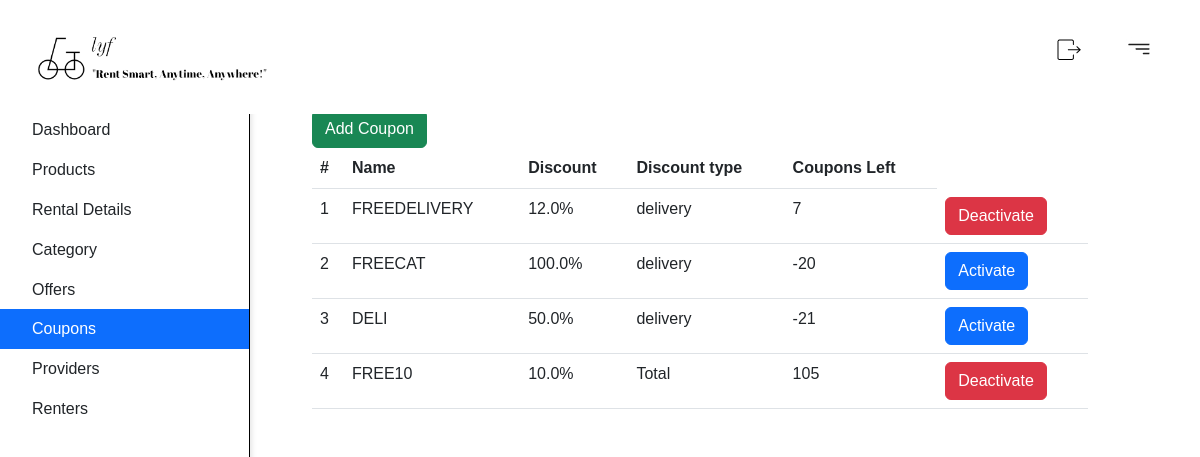
The app's page /coupons_page (signed in) with its own data.
### adminPanel/models.py (models this page shows, shortened)
class coupons(models.Model):
    name=models.CharField(max_length=30,null=False)
    num=models.BigIntegerField(default=25)
    COUPON_CHOICE = [
        ('delivery','delivery'),
        ('caution','caution'),
        ('Total','Total'),
    ]
    coupon_type=models.CharField(max_length=30, choices=COUPON_CHOICE, blank=True)
    discount=models.FloatField(null=False)
    created=models.DateTimeField(auto_now_add=True)
    is_active=models.BooleanField(default=True)

### adminPanel/views.py (the view)
    def wrapper(request, *args, **kwargs):
        if request.user.is_authenticated and request.user.is_staff:
            return view_func(request, *args, **kwargs)
        else:
            return HttpResponseForbidden("You don't have permission to access this page.")

### adminPanel/views.py (called while the page is built)
def admin_access_required(view_func):
    def wrapper(request, *args, **kwargs):
        if request.user.is_authenticated and request.user.is_staff:
            return view_func(request, *args, **kwargs)
        else:
            return HttpResponseForbidden("You don't have permission to access this page.")
    return wrapper

@admin_access_required
def coupons_page(request):
    cop=coupons.objects.all()
    return render(request,'adminPanel/admin_coupons.html',{'cop':cop})

### templates/adminPanel/admin_coupons.html (shortened to what this page needs)
{% load static %}
<!DOCTYPE html>
<html lang="en">
<head>
    <link href="https://cdn.jsdelivr.net/npm/bootstrap@5.3.0/dist/css/bootstrap.min.css" rel="stylesheet" >
    <link rel="stylesheet" type="text/css" href="{% static 'style.css' %}">
</head>
<body>
    <nav>
        <div class="nav-left">
            <a href=""><img src="{% static 'image/logo.png' %}" class="logo"></a>
        </div>
        <div class="nav-right">
            <ul>
                <li><a href="{%url 'user:perform_logout' %}"><img src="{% static 'image/logout.jpg' %}"></a></li>
                <li><a href=""><img src="{% static 'image/FilterRight.jpg' %}"></a></li>
            </ul>
        </div>
    </nav>
    {% block content %}
    <div id="sidebarMenu" class="sidebar bg-white">
        <div class="position-sticky">
            <div class="list-group list-group-flush">
                <a href="{% url 'adminPanel:adminPanel' %}" class="list-group-item list-group-item-action py-2 ripple">
                    <span>Dashboard</span>
                </a>
                <a href="{% url 'adminPanel:adminProducts' %}" class="list-group-item list-group-item-action py-2 ripple ">
                    <span>Products</span>
                </a>
                <a href="{% url 'order:rental_management' %}" class="list-group-item list-group-item-action py-2 ripple">
                    <span>Rental Details</span>
                </a>
                <a href="{% url 'adminPanel:adminCategory' %}" class="list-group-item list-group-item-action py-2 ripple">
                    <span>Category</span>
                </a>
                <a href="{% url 'adminPanel:user_offers' %}" class="list-group-item list-group-item-action py-2 ripple">
                    <span>Offers</span>
                </a>
                <a href="{% url 'adminPanel:coupons_page' %}" class="list-group-item list-group-item-action py-2 ripple active">
                    <span>Coupons</span>
                </a>
                <a href="{% url 'adminPanel:providerList' %}" class="list-group-item list-group-item-action py-2 ripple">
                    <span>Providers</span>
                </a>
                <a href="{% url 'adminPanel:renterList' %}" class="list-group-item list-group-item-action py-2 ripple">
                    <span>Renters</span>
                </a>
            </div>
        </div>
    </div>
    <div id="productContent" class="container d-flex flex-column" style="max-width: 800px; height: 500px; margin-top: 110px; margin-left: 300px;">
        <form class="form-inline ">
            <a href="{% url 'adminPanel:add_coupons' %}" class="btn btn-success">Add Coupon</a>
        </form>
        <table class="table">
            <thead>
                <tr>
                    <th>#</th>
                    <th>Name</th>
                    <th>Discount</th>
                    <th>Discount type</th>
                    <th>Coupons Left</th>
                </tr>
            </thead>
            <tbody>
                {% for c in cop %}
                <tr>
                    <td>{{ forloop.counter }}</td>
                    <td>{{ c.name }}</td>
                    <td>{{ c.discount }}%</td>
                    <td>{{ c.coupon_type }}</td>
                    <td>{{ c.num }}</td>
                    <td>
                        <form action="{% url 'adminPanel:coupons_activate_deactivate' c.id %}" method="post">
                            {% if c.is_active %}
                                <button type="submit" class="btn btn-danger">Deactivate</button>
                            {% else %}
                                <button type="submit" class="btn btn-primary">Activate</button>
                            {% endif %}
                        </form>
                    </td>
                </tr>
                {% endfor %}
            </tbody>
        </table>
    </div>
    {% endblock %}
</body>
</html>

### staticfields/style.css (style rules this page uses)
* { font-family: 'poppins',sans-serif; margin: 0; padding: 0; box-sizing: border-box; }
body { background: #ffffff; }
nav { display: flex; align-items: center; justify-content: space-between; background: #ffffff; padding: 5px 5% ; position: sticky; top: 2px; z-index: 100; }
.logo { width: 250px; height: auto; margin-right: 40px; transition: transform 0.8s; }
.nav-left, .nav-right { display: flex; align-items: center; }
.nav-right ul li { list-style: none; display: inline-block; padding: 20px; color: black; }
a { text-decoration: none; color: black; }

### templates/adminPanel/admin_coupons.html (style rules this page uses)
body { margin: 0; padding: 0; }
nav { background-color: #fff; padding: 10px; display: flex; justify-content: space-between; position: fixed; width: 100%; z-index: 1000; }
.nav-left { margin-left: 20px; }
.nav-right { margin-right: 20px; }
#sidebarMenu { width: 250px; position: fixed; top: 0; left: 0; height: 100%; overflow-y: auto; background-color: #fff; border-right: 1px solid #000000; padding-top: 56px; margin-top: 50px; }
.list-group-item { border: none; cursor: pointer; }
.active { background-color: #9cc4f0; color: #fff; }
#sidebarMenu { width: 250px; position: fixed; top: 0; left: 0; height: 100%; overflow-y: auto; background-color: #fff; border-right: 1px solid #000000; border-top: 4px solid #007bff; box-shadow: 2px 0px 5px rgba(0, 0, 0, 0.1); padding-top: 56px; margin-top: 50px; }

### records on screen
coupons: name "FREEDELIVERY", discount "12.0", coupon_type "delivery", num "7", is_active "Deactivate"
coupons: name "FREECAT", discount "100.0", coupon_type "delivery", num "-20", is_active "Activate"
coupons: name "DELI", discount "50.0", coupon_type "delivery", num "-21", is_active "Activate"
coupons: name "FREE10", discount "10.0", coupon_type "Total", num "105", is_active "Deactivate"
